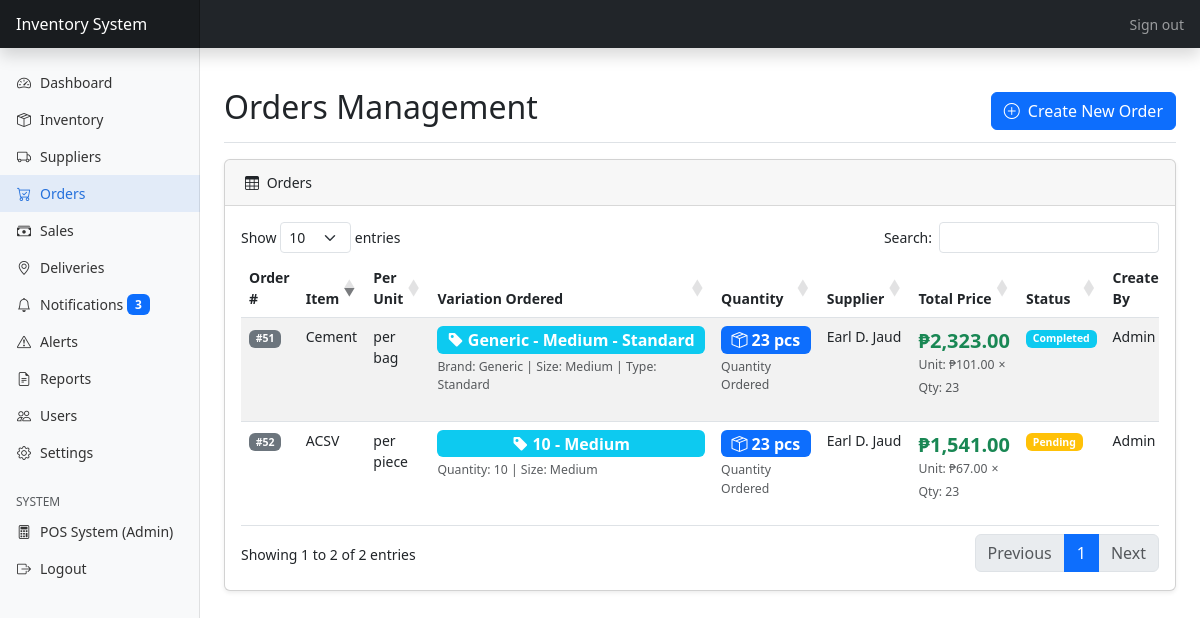
Screenshot of /admin/orders.php (signed in) with the database file from the repository.
### tables this page shows
CREATE TABLE `admin_orders` (
  `id` int(11) NOT NULL,
  `inventory_id` int(11) DEFAULT NULL,
  `supplier_id` int(11) DEFAULT NULL,
  `user_id` int(11) DEFAULT NULL,
  `quantity` int(11) NOT NULL,
  `is_automated` tinyint(1) DEFAULT 0,
  `order_date` datetime DEFAULT current_timestamp(),
  `confirmation_status` enum('pending','confirmed','cancelled','delivered','completed') DEFAULT 'pending',
  `confirmation_date` datetime DEFAULT NULL,
  `unit_price` decimal(10,2) DEFAULT 0.00,
  `unit_type` varchar(50) NOT NULL DEFAULT 'per piece',
  `variation` varchar(255) DEFAULT NULL
);

### models/admin_order.php (called while the page is built, shortened)
<?php
class AdminOrder {
    private $conn;
    private $table_name = "admin_orders";
    public function __construct($db) {
        $this->conn = $db;
    }
    public function readAll() {
        $query = "SELECT o.*, i.name as item_name, i.unit_price as inventory_unit_price, s.name as supplier_name, u.username
                  FROM " . $this->table_name . " o
                  LEFT JOIN inventory i ON o.inventory_id = i.id
                  LEFT JOIN suppliers s ON o.supplier_id = s.id
                  LEFT JOIN users u ON o.user_id = u.id
                  ORDER BY o.order_date DESC";
        $stmt = $this->conn->prepare($query);
        $stmt->execute();
        return $stmt;
    }
}
?>

### admin/orders.php (the view, shortened to what this page needs)
<?php
require_once '../models/inventory.php';
require_once '../models/admin_order.php';
$db         = (new Database())->getConnection();
function formatVariationForDisplay($variation) {
    $parts = explode('|', $variation);
    $values = [];
    foreach ($parts as $part) {
        $av = explode(':', trim($part), 2);
        if (count($av) === 2) {
            $values[] = trim($av[1]);
        } else {
            $values[] = trim($part);
        }
    }
    return implode(' - ', $values);
}
function formatVariationWithLabels($variation) {
    $parts = explode('|', $variation);
    $formatted = [];
    foreach ($parts as $part) {
        $av = explode(':', trim($part), 2);
        if (count($av) === 2) {
            $formatted[] = trim($av[0]) . ': ' . trim($av[1]);
        } else {
            $formatted[] = trim($part);
        }
    }
    return implode(' | ', $formatted);
}
$order = new AdminOrder($db);
$orderStmt = $order->readAll();
$stmt = $order->readAll();
$ordersByProduct = [];
while ($row = $stmt->fetch(PDO::FETCH_ASSOC)) {
    $inventory_id = isset($row['inventory_id']) ? (int)$row['inventory_id'] : 0;
    $item_name = $row['item_name'] ?? 'Unknown Product';
    $key = $inventory_id > 0 ? $inventory_id : 'name_' . md5($item_name);
    if (!isset($ordersByProduct[$key])) {
        $ordersByProduct[$key] = [
            'inventory_id' => $inventory_id,
            'item_name' => $item_name,
            'unit_type' => $row['unit_type'] ?? 'N/A',
            'supplier_name' => $row['supplier_name'] ?? 'N/A',
            'orders' => []
        ];
    }
    $ordersByProduct[$key]['orders'][] = $row;
}
?>
<!DOCTYPE html>
<html lang="en">
<head>
    <link href="https://cdn.jsdelivr.net/npm/bootstrap@5.3.0-alpha1/dist/css/bootstrap.min.css" rel="stylesheet">
    <link rel="stylesheet" href="https://cdn.jsdelivr.net/npm/bootstrap-icons@1.10.0/font/bootstrap-icons.css">
    <link rel="stylesheet" href="../assets/css/style.css">
    <link rel="stylesheet" href="https://cdn.datatables.net/1.11.5/css/dataTables.bootstrap5.min.css">
</head>
<body>
    <?php include_once 'includes/header.php'; ?>
    <div class="container-fluid">
        <div class="row">
            <?php include_once 'includes/sidebar.php'; ?>
            <main class="col-md-9 ms-sm-auto col-lg-10 px-md-4 py-4">
                <div class="d-flex justify-content-between flex-wrap flex-md-nowrap align-items-center pt-3 pb-2 mb-3 border-bottom">
                    <h1 class="h2">Orders Management</h1>
                    <button type="button" class="btn btn-primary" data-bs-toggle="modal" data-bs-target="#addOrderModal">
                        <i class="bi bi-plus-circle me-2"></i>Create New Order
                    </button>
                </div>
                <div class="card mb-4">
                    <div class="card-header">
                        <i class="bi bi-table me-1"></i>
                        Orders
                    </div>
                    <div class="card-body">
                        <div class="table-responsive">
                            <table id="ordersTable" class="table table-striped table-hover">
                                <thead>
                                    <tr>
                                        <th>Order #</th>
                                        <th>Item</th>
                                        <th>Per Unit</th>
                                        <th>Variation Ordered</th>
                                        <th>Quantity</th>
                                        <th>Supplier</th>
                                        <th>Total Price</th>
                                        <th>Status</th>
                                        <th>Created By</th>
                                    </tr>
                                </thead>
                                <tbody>
                                    <?php foreach ($ordersByProduct as $productKey => $productData):
                                        $orders = $productData['orders'];
                                        $inventory_id = $productData['inventory_id'];
                                        $item_name = $productData['item_name'];
                                    ?>
                                    <tr data-inventory-id="<?php echo $inventory_id; ?>" data-product-key="<?php echo htmlspecialchars($productKey); ?>">
                                             <td>
                                                 <?php foreach ($orders as $orderRow): ?>
                                                     <div class="mb-2">
                                                         <span class="badge bg-secondary">#<?php echo $orderRow['id']; ?></span>
                                                     </div>
                                                 <?php endforeach; ?>
                                             </td>
                                             <td><?php echo htmlspecialchars($item_name); ?></td>
                                             <td><?php echo htmlspecialchars($productData['unit_type']); ?></td>
                                             <td>
                                                <?php
                                                foreach ($orders as $orderRow):
                                                    $ordered_variation = isset($orderRow['variation']) ? trim($orderRow['variation']) : '';
                                                ?>
                                                    <div class="mb-3">
                                                        <?php if (!empty($ordered_variation)): ?>
                                                            <div class="d-flex flex-column">
                                                                <span class="badge bg-info mb-1 fs-6">
                                                                    <i class="bi bi-tag-fill me-1"></i><?= htmlspecialchars(formatVariationForDisplay($ordered_variation)) ?>
                                                                </span>
                                                                <small class="text-muted"><?= htmlspecialchars(formatVariationWithLabels($ordered_variation)) ?></small>
                                                            </div>
                                                        <?php else: ?>
                                                            <span class="badge bg-secondary">No Variation</span>
                                                        <?php endif; ?>
                                                    </div>
                                                <?php endforeach; ?>
                                             </td>
                                             <td>
                                                <?php
                                                foreach ($orders as $orderRow):
                                                    $order_qty = (int)($orderRow['quantity'] ?? 0);
                                                ?>
                                                    <div class="mb-3">
                                                        <div class="d-flex flex-column align-items-start">
                                                            <span class="badge bg-primary fs-6 mb-1">
                                                                <i class="bi bi-box-seam me-1"></i><strong><?= $order_qty ?></strong> pcs
                                                            </span>
                                                            <small class="text-muted">Quantity Ordered</small>
                                                        </div>
                                                    </div>
                                                <?php endforeach; ?>
                                             </td>
                                             <td><?php echo htmlspecialchars($productData['supplier_name']); ?></td>
                                             <td>
                                                 <?php foreach ($orders as $orderRow):
                                                     $order_unit_price = isset($orderRow['unit_price']) && $orderRow['unit_price'] > 0 ? (float)$orderRow['unit_price'] : 0;
                                                     $total_price = $order_unit_price * ($orderRow['quantity'] ?? 0);
                                                     $unit_price_display = number_format($order_unit_price, 2);
                                                     $quantity_display = $orderRow['quantity'] ?? 0;
                                                 ?>
                                                     <div class="mb-3">
                                                         <strong class="text-success fs-5 mb-1">₱<?= number_format($total_price, 2) ?></strong>
                                                         <div class="d-flex flex-wrap gap-1 align-items-center">
                                                             <small class="text-muted">Unit: ₱<?= $unit_price_display ?></small>
                                                             <small class="text-muted">×</small>
                                                             <small class="text-muted">Qty: <?= $quantity_display ?></small>
                                                         </div>
                                                     </div>
                                                 <?php endforeach; ?>
                                             </td>
                                             <td>
                                                 <?php
                                                 $allStatuses = array_unique(array_column($orders, 'confirmation_status'));
                                                 $singleStatus = count($allStatuses) === 1 ? $allStatuses[0] : null;
                                                 if ($singleStatus):
                                                     if ($singleStatus == 'pending'): ?>
                                                         <span class="badge bg-warning">Pending</span>
                                                     <?php elseif ($singleStatus == 'confirmed'): ?>
                                                         <span class="badge bg-success">Confirmed</span>
                                                     <?php elseif ($singleStatus == 'delivered'): ?>
                                                         <span class="badge bg-primary">Delivered</span>
                                                     <?php elseif ($singleStatus == 'completed'): ?>
                                                         <span class="badge bg-info">Completed</span>
                                                     <?php else: ?>
                                                         <span class="badge bg-danger">Cancelled</span>
                                                     <?php endif; ?>
                                                 <?php endif; ?>
                                             </td>
                                             <td>
                                                 <?php
                                                 $allCreators = [];
                                                 foreach ($orders as $orderRow) {
                                                     if ($orderRow['is_automated']) {
                                                         $allCreators[] = 'Automated';
                                                     } else {
                                                         $allCreators[] = $orderRow['username'] ?? 'N/A';
                                                     }
                                                 }
                                                 $uniqueCreators = array_unique($allCreators);
                                                 $singleCreator = count($uniqueCreators) === 1 ? reset($uniqueCreators) : null;
                                                 if ($singleCreator):
                                                     if ($singleCreator == 'Automated'): ?>
                                                         <span class="badge bg-info">Automated</span>
                                                     <?php else: ?>
                                                         <?php echo htmlspecialchars($singleCreator); ?>
                                                     <?php endif; ?>
                                                 <?php endif; ?>
                                             </td>
                                         </tr>
                                     <?php endforeach; ?>
                                 </tbody>
                             </table>
                         </div>
                     </div>
                 </div>
             </main>
         </div>
     </div>
</body>
</html>

### assets/css/style.css (style rules this page uses)
body { font-size: .875rem; }
main.col-md-9, main.col-lg-10 { margin-top: 48px; min-height: calc(100vh - 48px); }
.container-fluid { padding: 0; margin: 0; width: 100%; max-width: 100%; }
.container-fluid .row { margin: 0; width: 100%; }
body { overflow-x: hidden; position: relative; }
.card { box-shadow: 0 0.125rem 0.25rem rgba(0, 0, 0, 0.075); margin-bottom: 1.5rem; }
.card-header { background-color: rgba(0, 0, 0, 0.03); border-bottom: 1px solid rgba(0, 0, 0, 0.125); padding: 0.75rem 1.25rem; }
.table-responsive { overflow-x: auto; -webkit-overflow-scrolling: touch; }

### rows the page displays
admin_orders: id "51", variation "Generic - Medium - Standard", variation "Brand: Generic | Size: Medium | Type: Standard", quantity "23", total_price "2,323.00", unit_price "101.00"
admin_orders: id "52", variation "10 - Medium", variation "Quantity: 10 | Size: Medium", quantity "23", total_price "1,541.00", unit_price "67.00"

### other values shown
$unreadNotificationCount "3"
$item_name "Cement"
$productData['unit_type'] "per bag"
$productData['supplier_name'] "Earl D. Jaud"
$singleCreator "Admin"
$item_name "ACSV"
$productData['unit_type'] "per piece"
